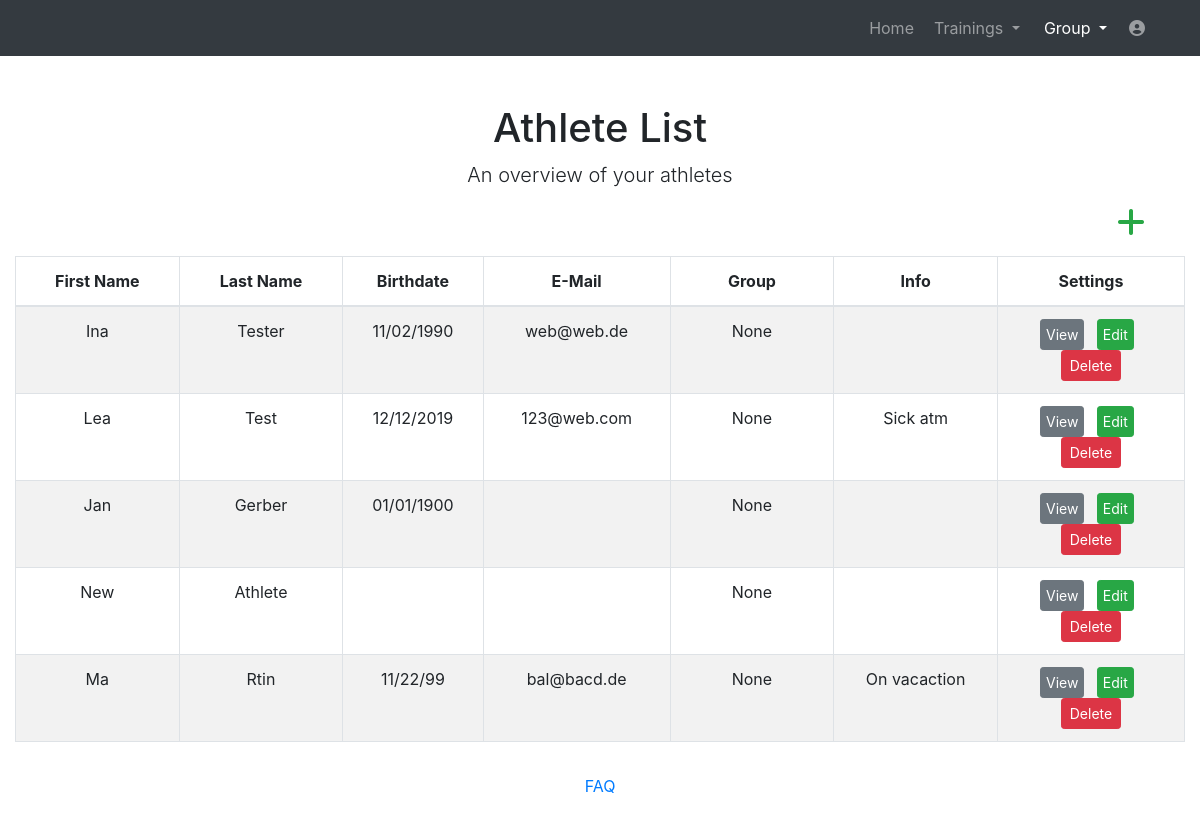
The page /website/athletes (signed in) on the database as committed earlier.
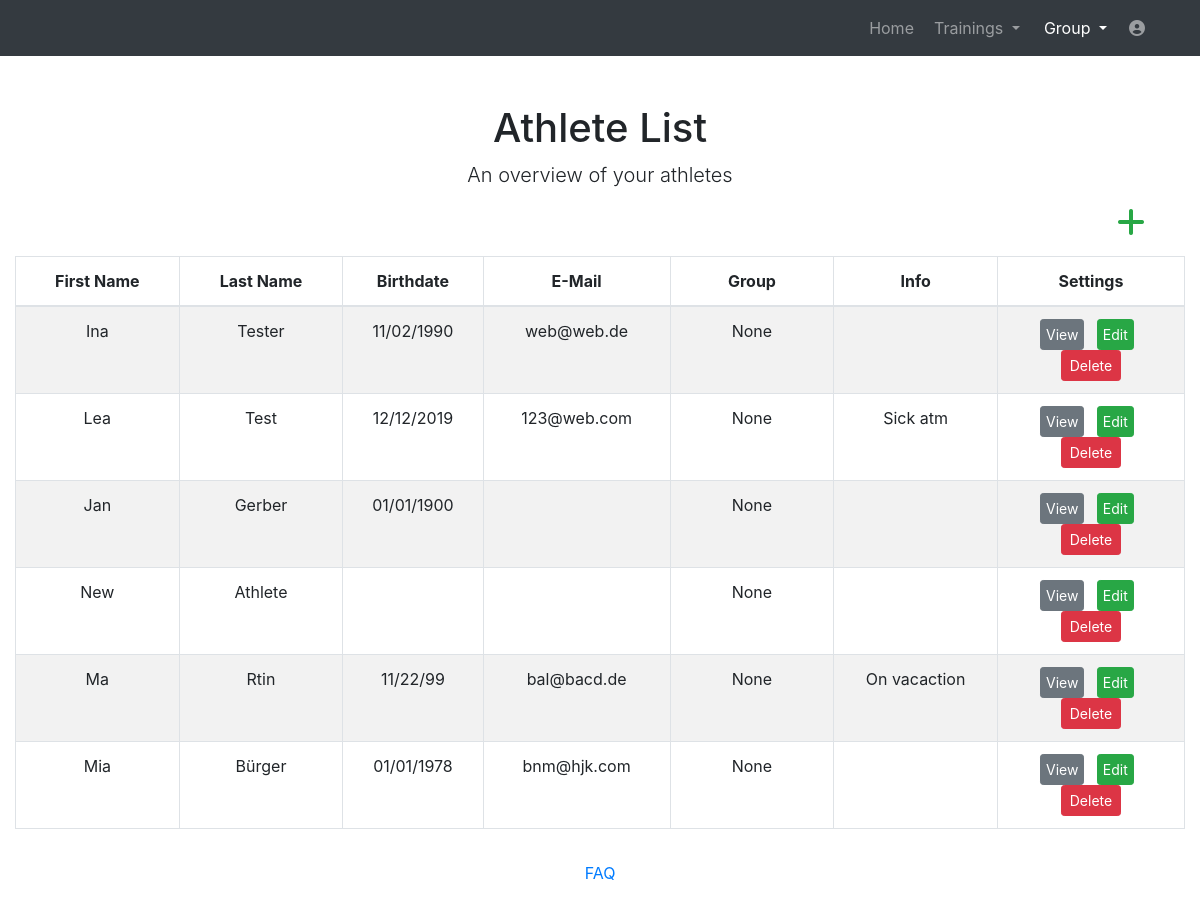
The same page on the database as committed later.
### website/models.py (models this page shows)
class Swimmer(models.Model):
    first_name = models.CharField(max_length=30)
    last_name = models.CharField(max_length=30)
    birthdate = models.CharField(max_length=30, null=True, default='')
    email = models.CharField(max_length=30)
    info = models.CharField(max_length=828, null=True, default='')
    user = models.ForeignKey(User, on_delete=models.CASCADE)

### website/views_loggedin.py (the view)
# urls.py: path('athletes', views_loggedin.athletes, name='athletes'),
@login_required
def athletes(request):
    user = request.user
    array = defaultdict(list)
    swimmer = Swimmer.objects.filter(user=user)
    for s in swimmer:
        if RelationsSwimGroup.objects.filter(swimmer=s, user= user).exists():
            relationgroup =  RelationsSwimGroup.objects.filter(swimmer=s, user=user)
            for g in relationgroup:
                array[s.pk].append(g.group.name)
    arraydict = dict(array) #transform defaultdict to dict
    return render(request, 'athletes.html', context={'swimmer': swimmer, 'array': arraydict})

### website/views_loggedin.py (called while the page is built)
@register.filter(name='dict_key')
def dict_key(d, k):
    return d.get(k)

### templates/athletes.html (shortened to what this page needs)
<!DOCTYPE html>
<html lang="en">
<head>
  {% load static %}
  <link href="{% static 'vendor/bootstrap/css/bootstrap.min.css' %}" rel="stylesheet">
  <link media="screen" href="{% static 'css/plan.css' %}" rel="stylesheet">
  <link href="{% static 'vendor/fontawesome-free/css/all.min.css' %}" rel="stylesheet" type="text/css">
  <link href="//netdna.bootstrapcdn.com/font-awesome/3.2.1/css/font-awesome.css" rel="stylesheet">
<body>
  <nav class="navbar navbar-expand-lg navbar-dark bg-dark static-top">
    <div class="container">
      <div class="collapse navbar-collapse" id="navbarResponsive">
        <ul class="navbar-nav ml-auto">
          <li class="nav-item ">
            <a class="nav-link" href="home">Home</a>
          </li>
		  <li class="nav-item dropdown no-arrow mx-1">
			<a class="nav-link dropdown-toggle" href="#" id="messagesDropdown" role="button" data-toggle="dropdown" aria-haspopup="true" aria-expanded="false">
					Trainings
			</a>
		  </li>
          <li class="nav-item dropdown no-arrow mx-1 active">
			<a class="nav-link dropdown-toggle" href="#" id="messagesDropdown" role="button" data-toggle="dropdown" aria-haspopup="true" aria-expanded="false">
					Group
			</a>
		  </li>
		   <li class="nav-item dropdown no-arrow">
			<a class="nav-link " href="#" id="userDropdown" role="button" data-toggle="dropdown" aria-haspopup="true" aria-expanded="false">
			  <i class="fas fa-user-circle fa-fw"></i>
			</a>
		  </li>
        </ul>
      </div>
    </div>
  </nav>
  <div class="container">
    <div class="row">
      <div class="col-lg-12 text-center">
        <h1 class="mt-5">Athlete List</h1>
        <p class="lead">An overview of your athletes</p>
      </div>
    </div>
  </div>
    <div class="container" style="max-width: 1340px;">
    {% include 'grouptable.html' %}
  </div>
    <footer class="page-footer font-small blue">
      <div class="footer-copyright text-center py-3">
        <a href="help"> FAQ</a>
      </div>
    </footer>
</body>
</html>

### templates/grouptable.html (shortened to what this page needs)
{% load static %}
    <div>
      <div >
        <div id="table" class="table-editable">
          <span class="table-add float-right mb-3 mr-2">
              <a href="{% url 'newathlete' %}" class="text-success" style="margin-right: 2.0rem !important;">
                <i class="fas fa-plus fa-2x" aria-hidden="true"></i>
              </a>
          </span>
          <table id="mytable" class="table table-bordered table-responsive-md table-striped text-center">
            <thead>
              <tr>
                <th class="text-center" style="width:14%;">First Name</th>
                <th class="text-center" style="width:14%;">Last Name</th>
                <th class="text-center" style="width:12%;">Birthdate</th>
                <th class="text-center" style="width:16%;">E-Mail</th>
                <th class="text-center" title="To assign an athlete to a group please use the 'my group' site" style="width:14%;">Group</th>
                <th class="text-center" style="width:14%;">Info</th>
                <th class="text-center" style="width:18%;">Settings</th>
              </tr>
            </thead>
            <tbody>
             {% for b in swimmer %}
              <tr>
                <td>{{ b.first_name}}</td>
                <td>{{ b.last_name }}</td>
                <td>{{ b.birthdate}}</td>
                <td>{{ b.email }}</td>
                <td>{{array|dict_key:b.pk|join:", " }}</td>
                <td>{{ b.info }}</td>
                <td>
                  <a href="{% url 'showathlete' athlete_id=b.pk %}" class="btn btn-secondary btn-rounded btn-sm my-0" style="padding-left: 3%; padding-right:3%; margin-right:5%;" >View</a>
                  <a href="{% url 'alterathlete' athlete_id=b.pk %}" class="btn btn-success btn-rounded btn-sm my-0" style="padding-left: 3%; padding-right:3%; margin-right:5%;" >Edit</a>
                  <span>
                    <a href="" class="btn btn-danger btn-rounded btn-sm my-0"  data-toggle="modal" data-target="#deleteModal{{b.pk}}" >Delete</a>
                  </span>
                </td>
              </tr>
             {% endfor %}
            </tbody>
          </table>
        </div>
      </div>
    </div>

Rows that differ between the two databases and show on the page:
added Swimmer: first_name "Mia", last_name "Bürger", birthdate "01/01/1978", email "bnm@hjk.com", id "None"
